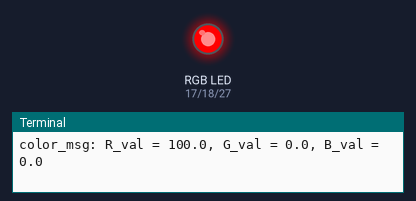
Simulated run of this program. Board: Raspberry Pi (BCM pin numbers). Parts: an RGB LED mixed from three pins (HIGH = lit), the last lines printed to the terminal.

Above: at 0.05 s.
At 0.55 s:
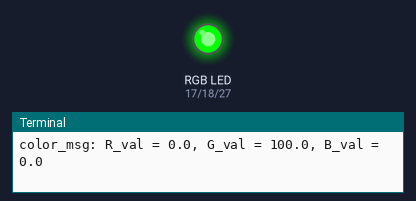
At 1.05 s:
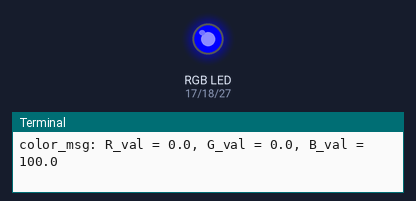
At 2.05 s:
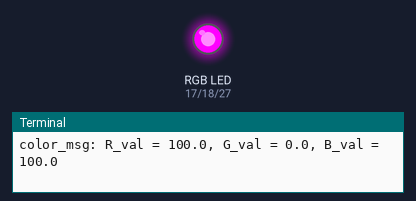
At 3.0 s:
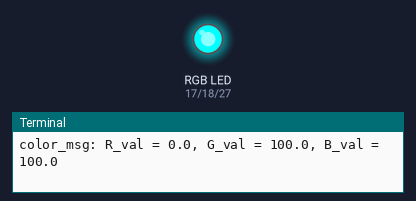
At 4.0 s:
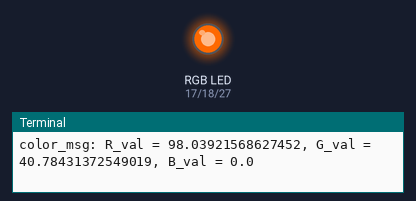
Timing chart, 0 to 5.2 s (numbered marks = the images above):
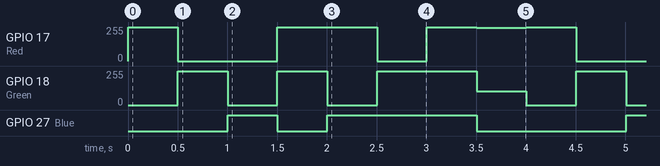

Measured:
- by itself, GPIO 17 (Red): repeats every 4.0 s: 0/255 1.0 s, 255/255 1.0 s, 0/255 0.50 s, 255/255 0.50 s, 250/255 0.50 s, 255/255 0.50 s
- by itself, GPIO 27 (Blue): repeats every 4.0 s: LOW 0.50 s, HIGH 1.5 s, LOW 1.5 s, HIGH 0.50 s
- by itself, GPIO 18 (Green): repeats every 4.0 s: 0/255 0.50 s, 255/255 0.50 s, 0/255 0.50 s, 255/255 1.0 s, 104/255 0.50 s, 0/255 0.50 s, 255/255 0.50 s

The program:

main.py
```python
import RPi.GPIO as GPIO
import time

# Set up a color table in Hexadecimal
COLOR = [0xFF0000, 0x00FF00, 0x0000FF, 0xFFFF00, 0xFF00FF, 0x00FFFF, 0xFFFFFF, 0xFA6800]
# Set pins' channels with dictionary
pins = {'Red':17, 'Green':18, 'Blue':27}

def setup():
    global p_R, p_G, p_B

    GPIO.setmode(GPIO.BCM)

    # Set all LedPin's mode to output and initial level to High(3.3v) for i in pins:
    for i in pins:
        GPIO.setup(pins[i], GPIO.OUT, initial=GPIO.HIGH)

    p_R = GPIO.PWM(pins['Red'], 2000)
    p_G = GPIO.PWM(pins['Green'], 2000)
    p_B = GPIO.PWM(pins['Blue'], 2000)
    p_R.start(0)
    p_G.start(0)
    p_B.start(0)

# Define a MAP function for mapping values. Like from 0~255 to 0~100
def MAP(x, in_min, in_max, out_min, out_max):
    return (x - in_min) * (out_max - out_min) / (in_max - in_min) + out_min

# Define a function to set up colors
def setColor(color):
    # configures the three LEDs' luminance with the inputted color value.
    R_val = (color & 0xFF0000) >> 16
    G_val = (color & 0x00FF00) >> 8
    B_val = (color & 0x0000FF) >> 0
    # Map color value from 0~255 to 0~100
    R_val = MAP(R_val, 0, 255, 0, 100)
    G_val = MAP(G_val, 0, 255, 0, 100)
    B_val = MAP(B_val, 0, 255, 0, 100)
    # Change the colors
    p_R.ChangeDutyCycle(R_val)
    p_G.ChangeDutyCycle(G_val)
    p_B.ChangeDutyCycle(B_val)
    print ("color_msg: R_val = %s, G_val = %s, B_val = %s"%(R_val, G_val, B_val))

def main():
    while True:
        for color in COLOR:
            setColor(color)
            # change the color of the RGB LED
            time.sleep(0.5)

def destroy():
    # Stop all pwm channel
    p_R.stop()
    p_G.stop()
    p_B.stop()
    # Turn off all LEDs GPIO.output(pins, GPIO.HIGH) # Release resource
    GPIO.cleanup()

if __name__ == '__main__':
    setup()
    try:
        main()
    except KeyboardInterrupt:
        destroy()
```
